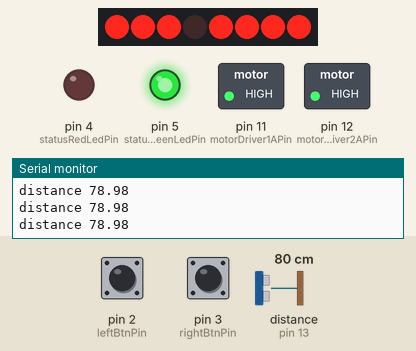
Simulated run of this sketch. Board: Arduino Uno, built with avr-gcc and run on an emulated ATmega328P. Shown: 8 shift-register outputs drawn as a row of LEDs (first output left, lit = HIGH), switched loads named in the sketch (green lamp = pin HIGH), output pins drawn as LEDs (lit = HIGH), the last lines printed to the serial monitor. Wiring (inferred from the names in the program): ultrasonic range finder: trigger pin 6; echo pin 13; shift register (74HC595): data pin 8; shift clock pin 9; latch pin 10. Wiring (inferred from the signals the program sends): row of LEDs: on Q0, Q1, Q2, Q3, Q4, Q5, Q6, Q7. The test bench sets the inputs (shaded band); at power-on: pin 2 (leftBtnPin) LOW, pin 3 (rightBtnPin) LOW, distance to the obstacle (sensor on pin 13) 80 cm. The echo pulse lasts 58.3 µs per cm; pins used as bus, display or sensor lines are not drawn.

Above: at 1.2 s.
1.3 s: pin 2 (leftBtnPin) pulled HIGH for 0.15 s
At 2.2 s:
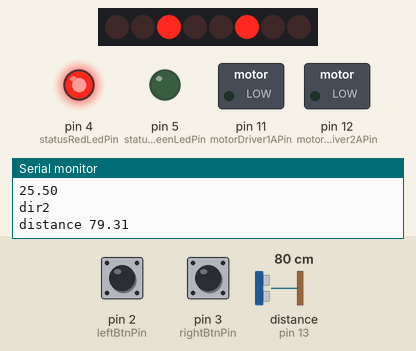
2.9 s: pin 3 (rightBtnPin) pulled HIGH for 0.15 s
At 3.4 s:
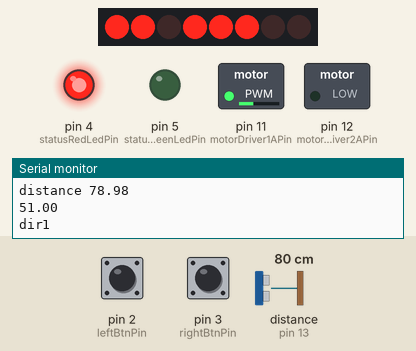
4.5 s: pin 2 (leftBtnPin) pulled HIGH for 1 s
At 5.6 s:
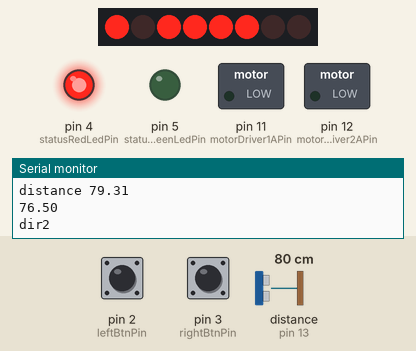
7.0 s: pin 3 (rightBtnPin) pulled HIGH for 1 s
At 7.8 s:
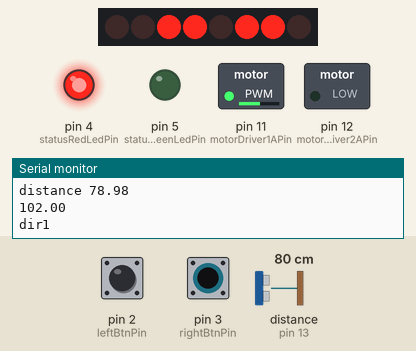
9.5 s: pin 2 (leftBtnPin) pulled HIGH for 0.15 s
At 10.6 s:
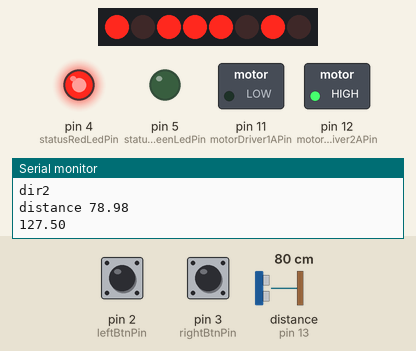
11.1 s: pin 3 (rightBtnPin) pulled HIGH for 0.15 s
At 11.5 s:
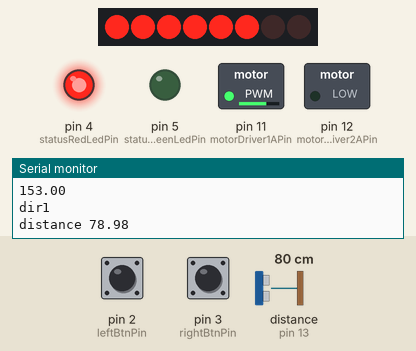
Timing chart, 0 to 13.7 s (numbered marks = the images above; inputs shaded):
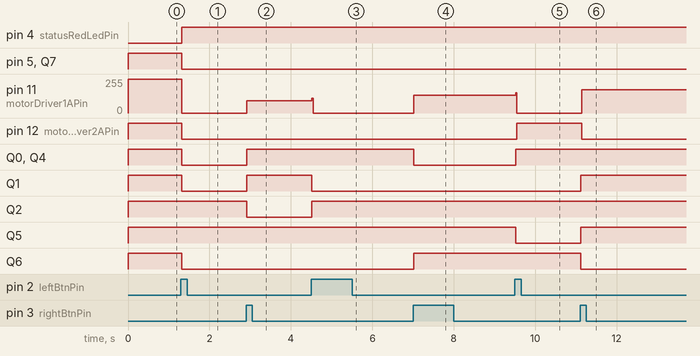

Measured:
- after the input at 1.3 s, pin 4 (statusRedLedPin): LOW → HIGH at once; pin 5 (statusGreenLedPin), pin 12 (motorDriver2APin), Q0, Q1, Q4, Q6, Q7: HIGH → LOW at once; pin 11 (motorDriver1APin): 255/255 → 0/255 at once
- after the input at 2.9 s, pin 11 (motorDriver1APin): 0/255 → 91/255 at once; Q0, Q1, Q4: LOW → HIGH at once; Q2: HIGH → LOW at once
- after the input at 4.5 s, pin 11 (motorDriver1APin): 91/255 → 0/255 at once; Q1: HIGH → LOW at once; Q2: LOW → HIGH at once
- after the input at 7.0 s, pin 11 (motorDriver1APin): 0/255 → 132/255 at once; Q0, Q4: HIGH → LOW at once; Q6: LOW → HIGH at once
- after the input at 9.5 s, pin 11 (motorDriver1APin): 132/255 → 0/255 at once; pin 12 (motorDriver2APin), Q0, Q4: LOW → HIGH at once; Q5: HIGH → LOW at once
- after the input at 11.1 s, pin 11 (motorDriver1APin): 0/255 → 173/255 at once; pin 12 (motorDriver2APin), Q6: HIGH → LOW at once; Q1, Q5: LOW → HIGH at once

The sketch:

a6.ino
```cpp
const int leftBtnPin = 2;
const int rightBtnPin = 3;

const int statusRedLedPin = 4;
const int statusGreenLedPin = 5;

const int ultraTriggerPin = 6;
const int ultraPulsePin = 13;

const int serPin = 8;
const int srclkPin = 9;
const int rclkPin = 10;

const int motorDriver1APin = 11;
const int motorDriver2APin = 12;

const int maxSpeed = 10;

int speed = 0;
int direction = 1;

bool motorEnabled = true;

void setup() {
  Serial.begin(9600);

  pinMode(serPin, OUTPUT);
  pinMode(srclkPin, OUTPUT);
  pinMode(rclkPin, OUTPUT);

  pinMode(leftBtnPin, INPUT);
  pinMode(rightBtnPin, INPUT);

  pinMode(statusRedLedPin, OUTPUT);
  pinMode(statusGreenLedPin, OUTPUT);

  pinMode(ultraTriggerPin, OUTPUT);
  pinMode(ultraPulsePin, INPUT);

  pinMode(motorDriver1APin, OUTPUT);
  pinMode(motorDriver2APin, OUTPUT);

  digitalWrite(srclkPin, HIGH);

  attachInterrupt(digitalPinToInterrupt(leftBtnPin), onLeftButton, RISING);
  attachInterrupt(digitalPinToInterrupt(rightBtnPin), onRightButton, RISING);
}

const int minDistance = 30;

void loop() {
  updateMotorStatusLED();

  const float distance = getDistanceCM();
  Serial.print("distance ");
  Serial.println(distance);

  // distance 0 is invalid measurement
  motorEnabled = distance == 0 || distance > minDistance;
  // motorEnabled = true;

  updateMotor();
}

float getDistanceCM() {
    digitalWrite(ultraTriggerPin, HIGH);
    delayMicroseconds(2);
    digitalWrite(ultraTriggerPin, LOW);
    delayMicroseconds(20); // spec says 10 but let's be safe
    digitalWrite(ultraTriggerPin, HIGH);

    long duration = pulseIn(ultraPulsePin, HIGH);
    float distance = duration * 0.034 / 2;
    return distance;
}

void updateMotorStatusLED() {
  bool running = speed != 0 && motorEnabled;
  digitalWrite(statusRedLedPin, running ? HIGH : LOW);
  digitalWrite(statusGreenLedPin, running ? LOW : HIGH);
  printNumber(speed);
}

void printNumber(int number) {
  switch (number) {
    case 0:
      sendByte(0xF7);
      break;
    case 1:
      sendByte(0b00100100);
      break;
    case 2:
      sendByte(0b00111011);
      break;
    case 3:
      sendByte(0b00111101);
      break;
    case 4:
      sendByte(0b01101100);
      break;
    case 5:
      sendByte(0b01011101);
      break;
    case 6:
      sendByte(0b00111111);
      break;
    case 7:
      sendByte(0b00110100);
      break;
    case 8:
      sendByte(0b01111111);
      break;
    case 9:
      sendByte(0b01111101);
      break;
  }
}

void sendByte(byte b) {
  digitalWrite(rclkPin, LOW);
  shiftOut(serPin, srclkPin, MSBFIRST, b);
  digitalWrite(rclkPin, HIGH);
}

void onLeftButton() {
  Serial.println("left button");
  Serial.println(speed);

  direction = -1;
  speed = (speed + 1) % (maxSpeed);

}

void onRightButton() {
  Serial.println("right button");
  Serial.println(speed);

  direction = 1;
  speed = (speed + 1) % (maxSpeed);
}

void updateMotor() {
  if (motorEnabled && speed > 0) {
    int highPin = direction == 1 ? motorDriver1APin : motorDriver2APin;
    int lowPin = direction == 1 ? motorDriver2APin : motorDriver1APin;

    Serial.println((255.0 / maxSpeed) * speed);
    Serial.println(direction == 1 ? "dir1" : "dir2");

    analogWrite(highPin, ((205.0 / maxSpeed) * speed) + 50);
    analogWrite (lowPin, 0);
  } else {
    analogWrite(motorDriver1APin, 255);
    analogWrite(motorDriver2APin, 255);
  }
}
```
